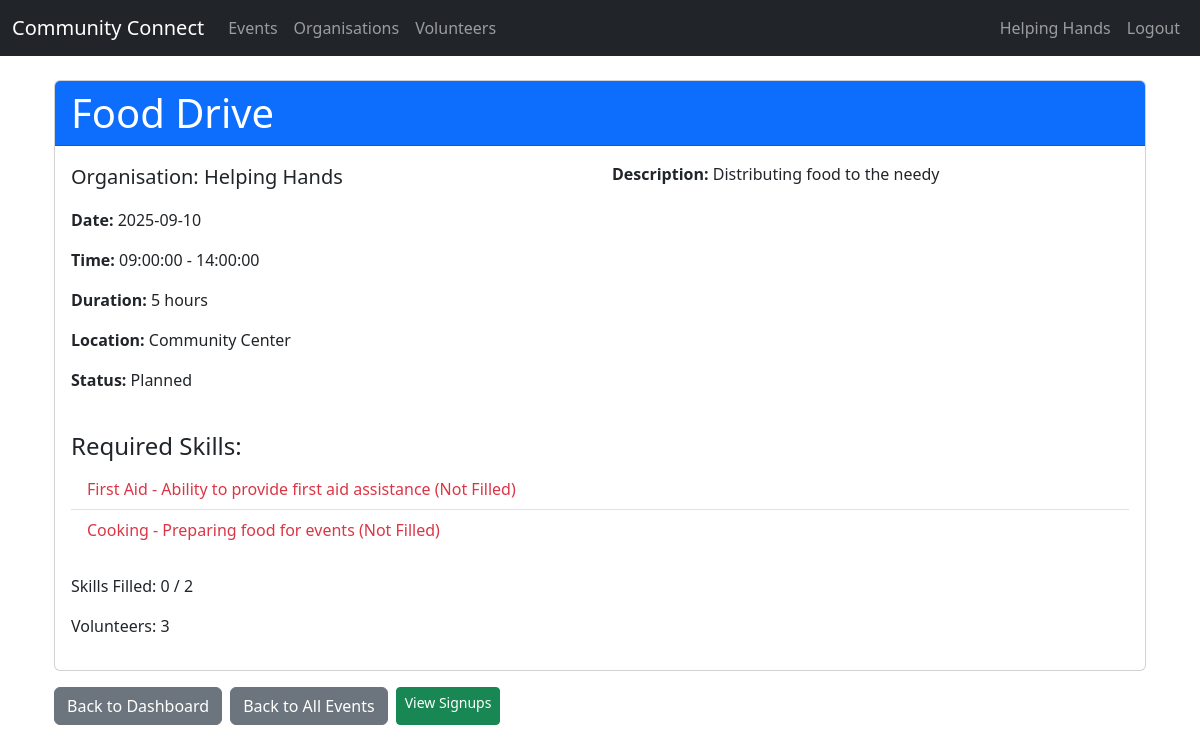
The page /events/1 (signed in) on the database as committed earlier.
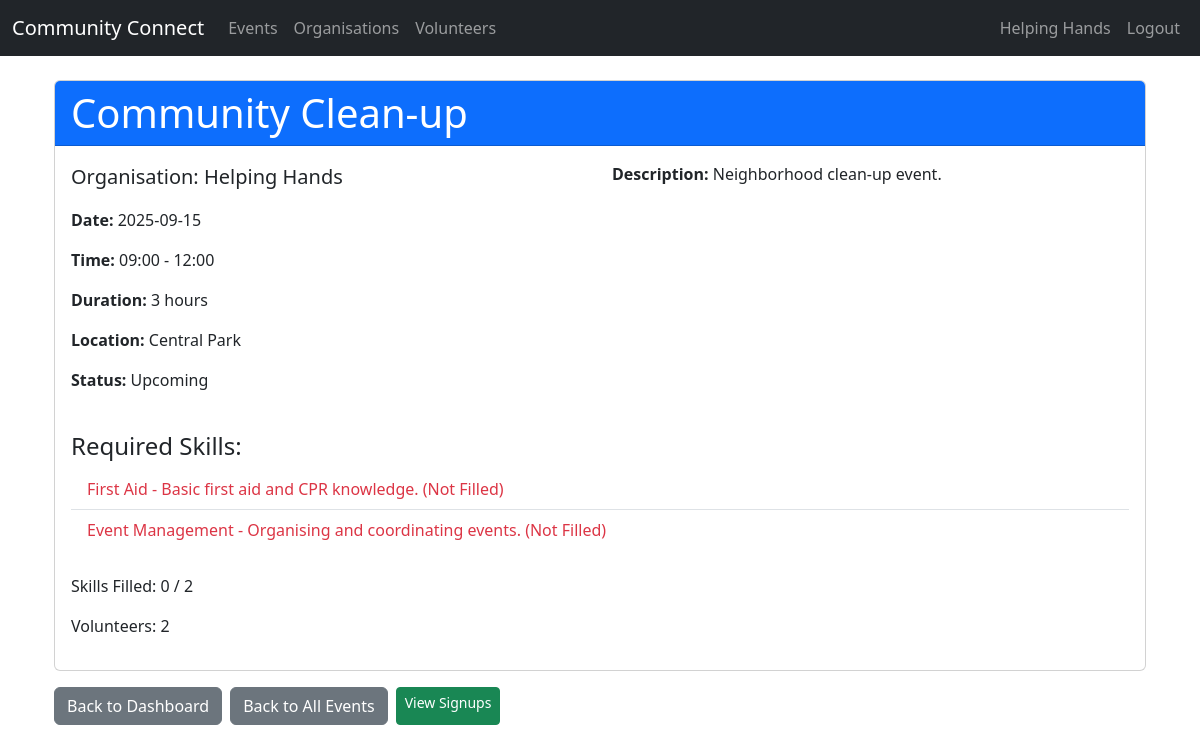
The same page on the database as committed later.
### tables this page shows
CREATE TABLE Events (
    EventID INTEGER PRIMARY KEY AUTOINCREMENT,
    OrganisationID INTEGER NOT NULL,
    Name TEXT(100) NOT NULL,
    Description TEXT(255),
    Date DATE,
    StartTime TIME,
    EndTime TIME,
    Location TEXT(255),
    Status TEXT(20),
    FOREIGN KEY (OrganisationID) REFERENCES Organisations(OrganisationID),
    CONSTRAINT chk_end_after_start CHECK (EndTime > StartTime)
);

CREATE TABLE Skills (
    SkillID INTEGER PRIMARY KEY AUTOINCREMENT,
    Name TEXT(50) NOT NULL,
    Description TEXT(255)
);

### app.py (the view)
@app.route("/events/<int:event_id>")
@login_required
def view_event(event_id):
    db = get_db()
    event = db.execute(
        """SELECT e.*, o.Name AS OrgName, e.EndTime - e.StartTime AS Duration
           FROM Events e
           JOIN Organisations o ON e.OrganisationID = o.OrganisationID
           WHERE e.EventID = ?""", (event_id,)
    ).fetchone()
    if not event:
        flash("Event not found.", "error")
        return redirect(url_for('index'))
    skills_data = db.execute(
        """SELECT s.Name, s.Description, COUNT(vs.VolunteerID) AS FilledCount
           FROM EventSkills es
           JOIN Skills s ON es.SkillID = s.SkillID
           LEFT JOIN Signups sup ON es.EventID = sup.EventID AND sup.Status = 'Accepted'
           LEFT JOIN VolunteerSkills vs ON sup.VolunteerID = vs.VolunteerID AND vs.SkillID = es.SkillID
           WHERE es.EventID = ?
           GROUP BY s.SkillID, s.Name, s.Description""", (event_id,)
    ).fetchall()
    required_skill_count = db.execute(
        """SELECT COUNT(DISTINCT es.SkillID) AS RequiredSkillCount FROM EventSkills es
           JOIN Signups s ON s.EventID = es.EventID
           JOIN VolunteerSkills vs ON vs.VolunteerID = s.VolunteerID AND vs.SkillID = es.SkillID
           WHERE es.EventID = ? AND s.status = 'Accepted'""", (event_id,)
    ).fetchone()
    event_skill_count = db.execute("""SELECT COUNT(*) AS EventSkillCount FROM EventSkills WHERE EventID = ?""", (event_id,)).fetchone()
    volunteer_count = db.execute("""SELECT COUNT(*) AS VolunteerCount FROM Signups sup WHERE sup.EventID = ?""", (event_id,)).fetchone()
    signup = None
    role = None
    if session.get("account_type") == 'volunteer':
        signup = db.execute("SELECT Status FROM Signups s WHERE VolunteerID = ? AND EventID = ?", (session["user_id"], event_id)).fetchone()
        role = db.execute("SELECT r.* FROM Signups s JOIN Roles r ON r.RoleID = s.RoleID WHERE VolunteerID = ? AND EventID = ?", (session["user_id"], event_id)).fetchone()
    return render_template("view_event.html", event=event, skills_data=skills_data, signup=signup, role=role, account_type=session.get("account_type"), requiredskillcount=required_skill_count, eventskillcount=event_skill_count, volunteercount=volunteer_count, UserID=session.get("user_id"))

### app.py (called while the page is built)
def get_db():
    db = getattr(g, "_database", None)
    if db is None:
        db = g._database = sqlite3.connect(DATABASE)
        db.row_factory = sqlite3.Row  # This allows accessing columns by name
    return db

@app.teardown_appcontext
def close_connection(exception):
    db = getattr(g, "_database", None)
    if db is not None:
        db.close()

def login_required(f):
    @wraps(f)
    def decorated_function(*args, **kwargs):
        if "user_id" not in session:
            flash("Please log in first.", "error")
            return redirect(url_for("login"))
        return f(*args, **kwargs)
    return decorated_function

### templates/view_event.html (shortened to what this page needs)
{% extends "base.html" %}
{% block content %}
<div class="container mt-4">
    <div class="card">
        <div class="card-header bg-primary text-white">
            <h1 class="card-title mb-0">{{ event.Name }}</h1>
        </div>
        <div class="card-body">
            <div class="row">
                <div class="col-md-6">
                    <p class="lead"><strong>Organisation:</strong> {{ event.OrgName }}</p>
                    <p><strong>Date:</strong> {{ event.Date }}</p>
                    <p><strong>Time:</strong> {{ event.StartTime }} - {{ event.EndTime }}</p>
                    <p><strong>Duration:</strong> {{ event.Duration }} hours</p>
                    <p><strong>Location:</strong> {{ event.Location }}</p>
                    <p><strong>Status:</strong> {{ event.Status }}</p>
                </div>
                <div class="col-md-6">
                    {% if event.Description %}
                        <p><strong>Description:</strong> {{ event.Description }}</p>
                    {% endif %}
                </div>
            </div>
            <h4 class="mt-4">Required Skills:</h4>
            {% if skills_data %}
                <ul class="list-group list-group-flush mb-4">
                    {% for skill in skills_data %}
                        {% set skill_class = 'text-success' if skill.FilledCount > 0 else 'text-danger' %}
                        <li class="list-group-item">
                            <span class="{{ skill_class }}">
                                {{ skill.Name }} - {{ skill.Description }}
                                {% if skill.FilledCount > 0 %}
                                    (Filled)
                                {% else %}
                                    (Not Filled)
                                {% endif %}
                            </span>
                        </li>
                    {% endfor %}
                </ul>
            {% else %}
                <p>No specific skills are required for this event.</p>
            {% endif %}
            <p>Skills Filled: {{ requiredskillcount.RequiredSkillCount }} / {{ eventskillcount.eventskillcount }}</p>
            <p>Volunteers: {{ volunteercount.volunteercount }}</p>
        </div>
    </div>
    <div class="d-flex gap-2 mt-3">
        <a href="{{ url_for(session.account_type + '_dashboard') }}" class="btn btn-secondary">Back to Dashboard</a>
        <a href="{{ url_for('list_events') }}" class="btn btn-secondary">Back to All Events</a>
        {% if account_type == 'organisation' %}
            {% if event.OrganisationID == UserID %}
                <a href="{{ url_for('view_event_signups', event_id=event.EventID) }}" class="btn btn-sm btn-success">View Signups</a>
            {% endif %}
        {% endif %}
    </div>
</div>
{% endblock %}

Rows that differ between the two databases and show on the page:
no longer on this page (row edited): Skills: Name "Cooking", Description "Preparing food for events"
changed Events: Name "Food Drive" → "Community Clean-up"; Date "2025-09-10" → "2025-09-15"; StartTime "09:00:00" → "09:00"; EndTime "14:00:00" → "12:00"; Location "Community Center" → "Central Park"; Status "Planned" → "Upcoming"; Description "Distributing food to the needy" → "Neighborhood clean-up event."
changed Skills "First Aid": Description "Ability to provide first aid assistance" → "Basic first aid and CPR knowledge."
now on this page (row edited): Skills: Name "Event Management", Description "Organising and coordinating events."
Other text that changed with them:
{{ event.Duration }}: "5" → "3"
{{ volunteercount.volunteercount }}: "3" → "2"
